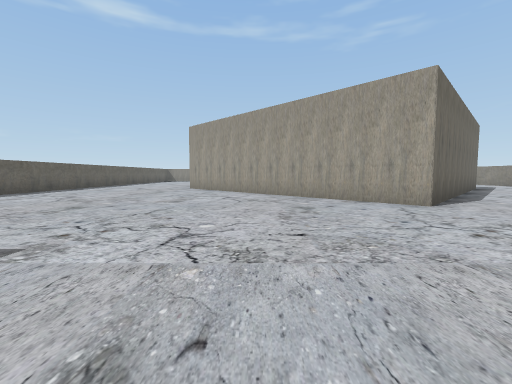
[1] (above)

18 first-person views from a walk through a Unity game level. The camera is 0.59 m above the floor, tilts 4° down and sees 90° across. The floor is counted in squares, 1 m on a side. Each view is taken from the middle of a square. On the plan, view 1 faces up. The plan holds only what a view shows up to about 9 squares ahead; the rest is blank. The place goes on beyond the plan.

[2]
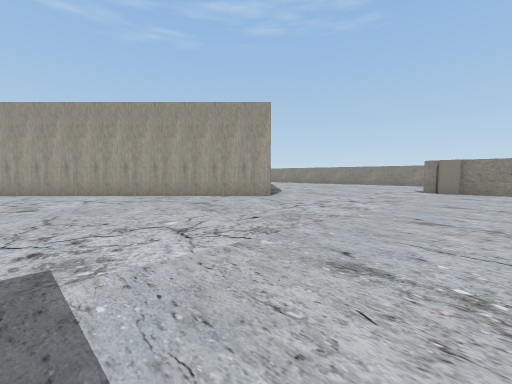

[3]
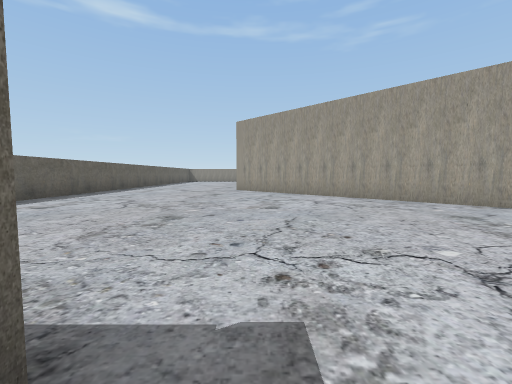

[4]
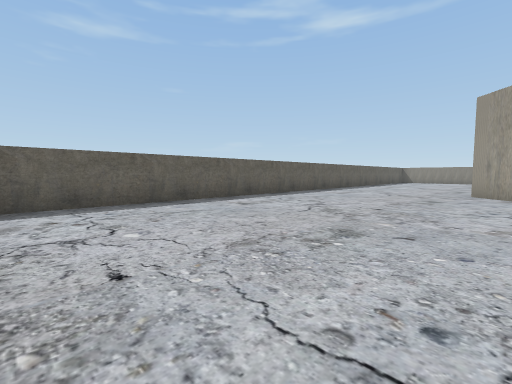

[5]
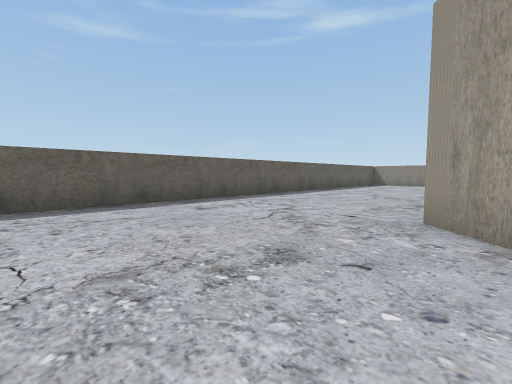

[6]
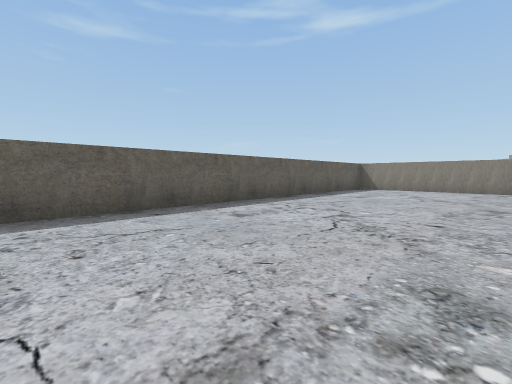

[7]
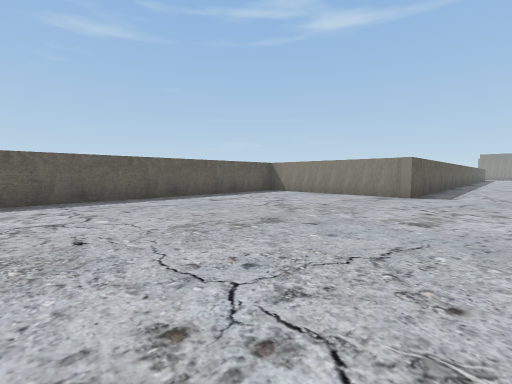

[8]
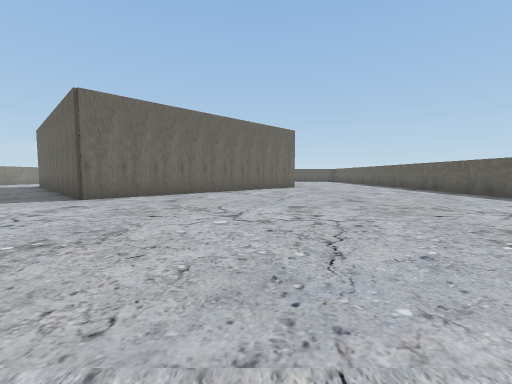

[9]
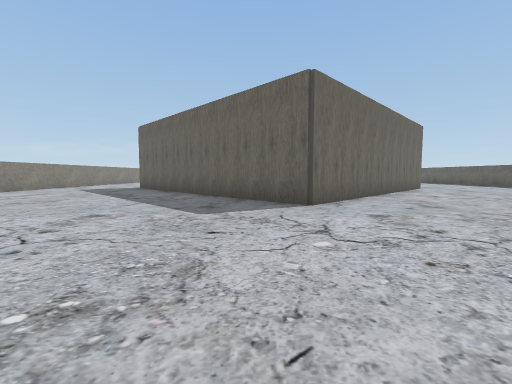

[10]
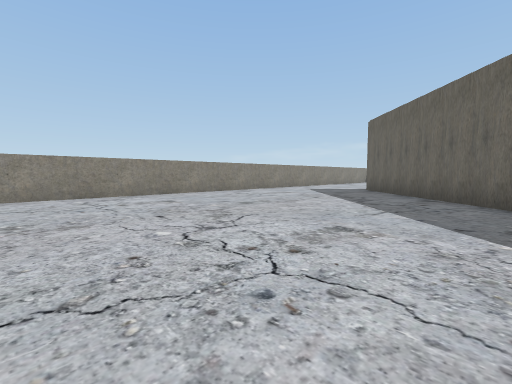

[11]
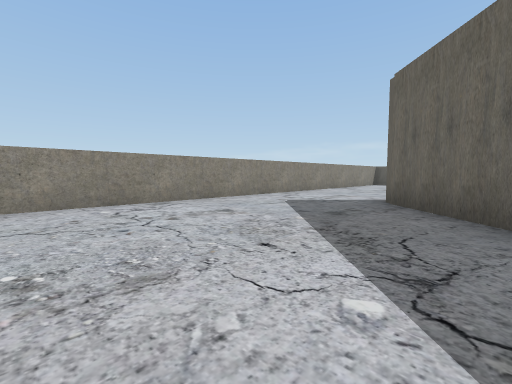

[12]
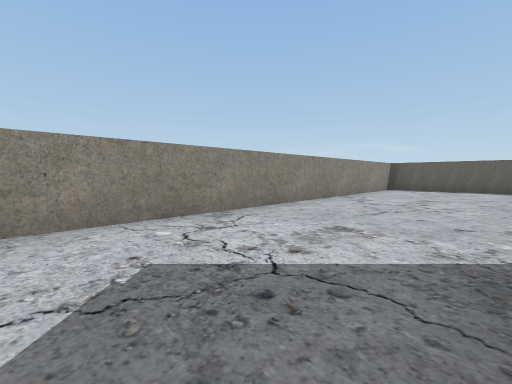

[13]
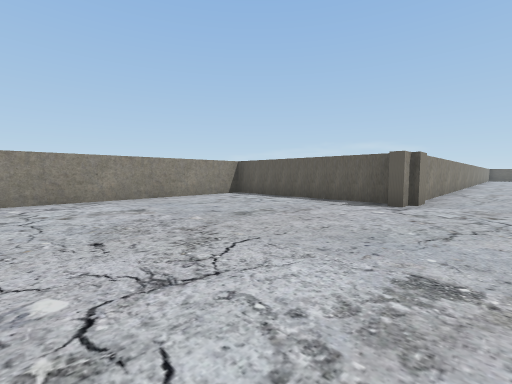

[14]
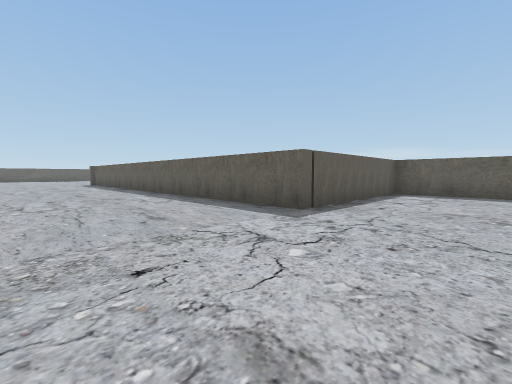

[15]
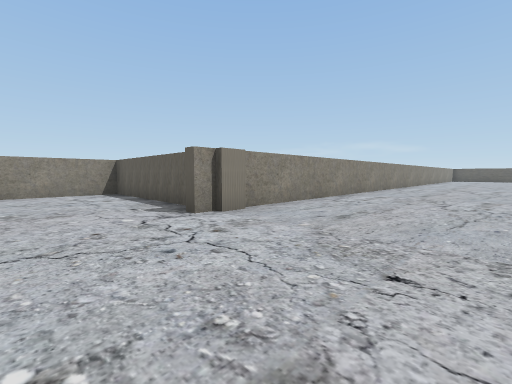

[16]
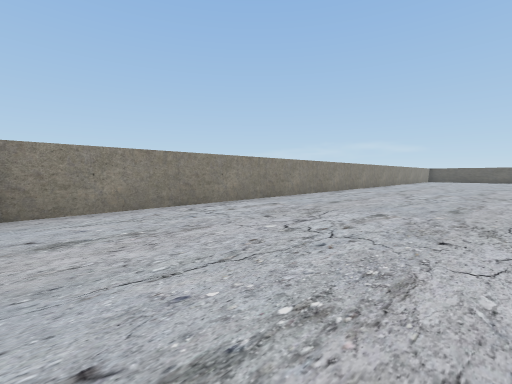

[17]
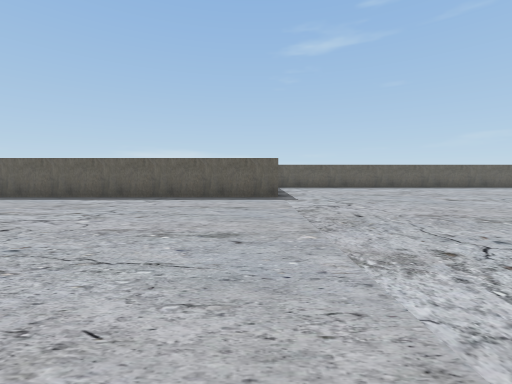

[18]
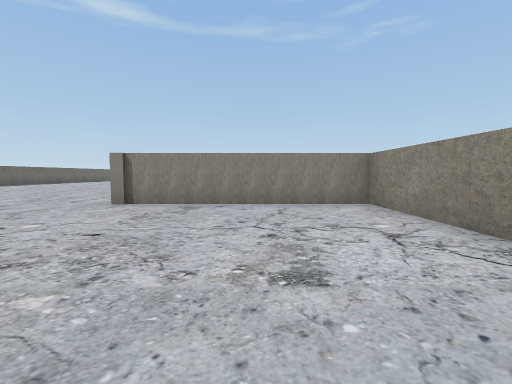

### Floor plan
Points are (right, up) in squares from view 1. A wall is a line through its corners. A room is listed if a view was taken in it or the views show most of it. See-through windows are left out.
Room 1 (views 1, 2, 3, 4, 5, 6, 7, 8, 9, 10, 11, 12, 13, 14, 15, 16, 17, 18)
walls: (-1.3, 12) (3, 16.3) (9, 10.3); (7.6, 9) (3.2, 4.6) (-2.8, 10.6); (7.6, 1.5) (12.2, 1.5) (12.2, 21.1) (7.1, 21.1); (7.3, -4.5) (7.3, 2); (-7.2, 20.6) (-7.2, 1.5) (-2.5, 1.5) (-2.5, -4.5); (-2.7, 22.5) (-2.7, 21.1) (-6.8, 21.1)

Where each view was taken, in squares from view 1:
view 1: 0 up, 0 right, facing up
view 2: 0 up, 2 left, facing up-right
view 3: 1 up, 2 left, facing up
view 4: 2 up, 2 left, facing up-left
view 5: 7 up, 2 left, facing up-left
view 6: 11 up, 3 left, facing up-left
view 7: 14 up, 1 left, facing up-left
view 8: 22 up, 1 left, facing down
view 9: 21 up, 4 right, facing down
view 10: 20 up, 5 right, facing down-right
view 11: 16 up, 7 right, facing down-right
view 12: 12 up, 9 right, facing down-right
view 13: 7 up, 6 right, facing down-right
view 14: 4 up, 1 right, facing down-left
view 15: 4 up, 4 right, facing down-right
view 16: 1 up, 3 right, facing down-right
view 17: 1 up, 4 right, facing left
view 18: 16 up, 10 right, facing up
